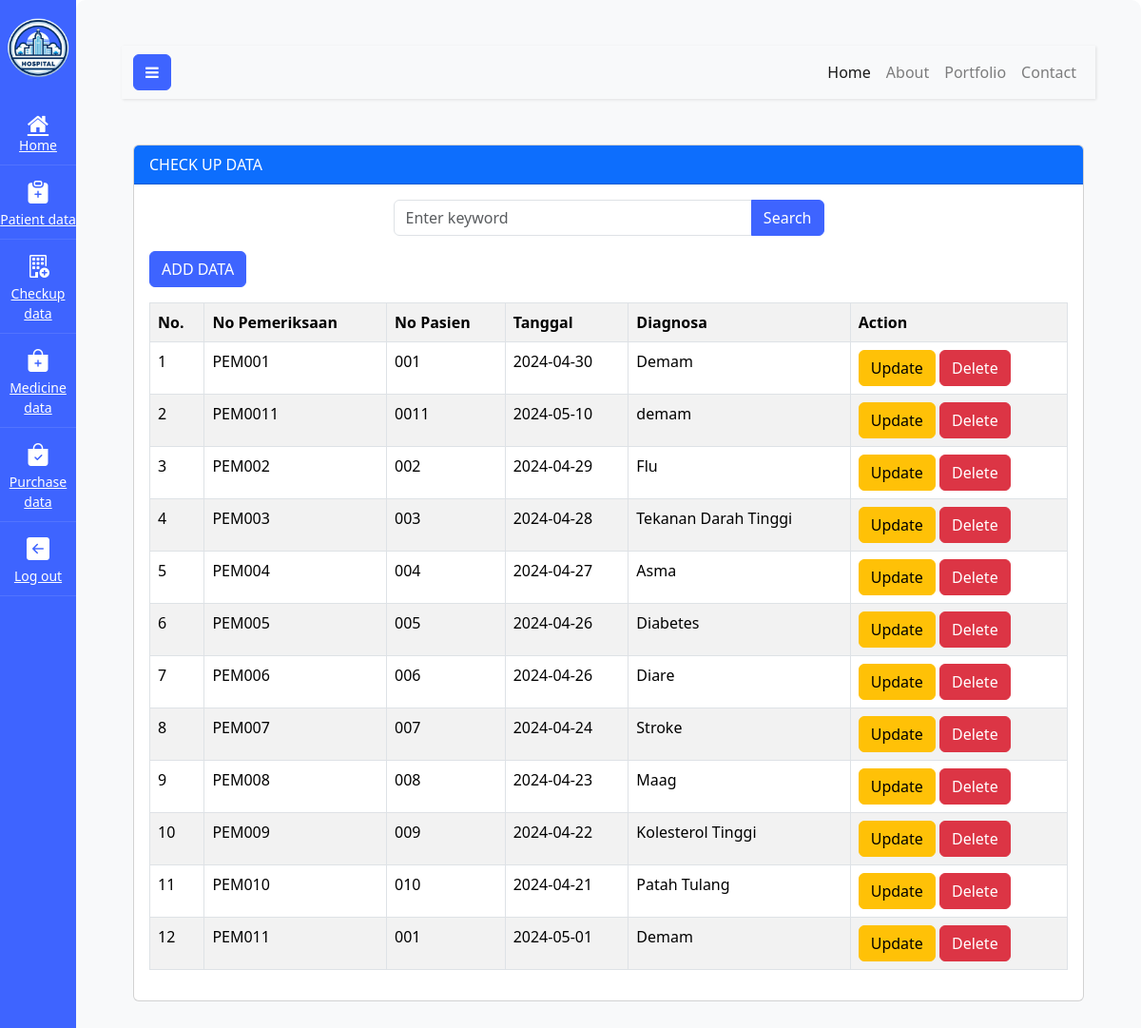
The page /auth/home.php?page=checkup (signed in) on the database its author committed.
### tables this page shows
CREATE TABLE `tbpemeriksaan` (
  `no_pemeriksaan` varchar(10) NOT NULL,
  `no_pasien` varchar(10) NOT NULL,
  `tanggal` date NOT NULL,
  `diagnosa` varchar(50) NOT NULL
);

### hospital_pemeriksaan.php (the view, shortened to what this page needs)
<?php
include "config.php";
?>
<!doctype html>
<html lang="en">
  <head>
    <link href="https://cdn.jsdelivr.net/npm/bootstrap@5.3.3/dist/css/bootstrap.min.css" rel="stylesheet">
  </head>
  <body>
    <div class="container">
      <div class="mt-3">
        <div class="card mt-5">
          <div class="card-header bg-primary text-white">
            CHECK UP DATA
          </div>
          <div class="card-body">
            <div class="col-md-6 mx-auto">
              <form method="POST">
                <div class="input-group mb-3">
                  <input type="text" name="tsearch" class="form-control" placeholder="Enter keyword">
                  <button class="btn btn-primary" name="bsearch" type="submit">Search</button>
                </div>
              </form>
            </div>
            <button type="button" class="btn btn-primary mb-3" data-bs-toggle="modal"
                    data-bs-target="#ModalAdd">
              ADD DATA
            </button>
            <table class="table table-bordered table-striped table-hover">
              <tr>
                <th>No.</th>
                <th>No Pemeriksaan</th>
                <th>No Pasien</th>
                <th>Tanggal</th>
                <th>Diagnosa</th>
                <th>Action</th>
              </tr>
              <?php
              $no = 1;
              if (isset($_POST['bsearch'])) {
                $keyword = $_POST['tsearch'];
                $sql2 = "SELECT * FROM tbpemeriksaan WHERE no_pemeriksaan LIKE '%$keyword%' OR no_pasien LIKE '%$keyword%' OR tanggal LIKE '%$keyword%' OR diagnosa LIKE '%$keyword%'";
              } else {
                $sql2 = "SELECT * FROM tbpemeriksaan";
              }
              $sql1 = mysqli_query($connection, $sql2);
              while ($data = mysqli_fetch_array($sql1)) :
              ?>
              <tr>
                <td><?= $no++ ?></td>
                <td><?= $data['no_pemeriksaan'] ?></td>
                <td><?= $data['no_pasien'] ?></td>
                <td><?= $data['tanggal'] ?> </td>
                <td><?= $data['diagnosa'] ?></td>
                <td>
                  <a href="#" class="btn btn-warning" data-bs-toggle="modal"
                     data-bs-target="#modalupdate<?= $no ?>"> Update</a>
                  <a href="#" class="btn btn-danger" data-bs-toggle="modal"
                     data-bs-target="#modaldelete<?= $no ?>"> Delete</a>
                </td>
              </tr>
              <?php endwhile; ?>
            </table>
          </div>
        </div>
      </div>
    </div>
  </body>
</html>

### rows shown on the page
tbpemeriksaan: no_pemeriksaan "PEM001", no_pasien "001", tanggal "2024-04-30", diagnosa "Demam"
tbpemeriksaan: no_pemeriksaan "PEM0011", no_pasien "0011", tanggal "2024-05-10", diagnosa "demam"
tbpemeriksaan: no_pemeriksaan "PEM002", no_pasien "002", tanggal "2024-04-29", diagnosa "Flu"
tbpemeriksaan: no_pemeriksaan "PEM003", no_pasien "003", tanggal "2024-04-28", diagnosa "Tekanan Darah Tinggi"
tbpemeriksaan: no_pemeriksaan "PEM004", no_pasien "004", tanggal "2024-04-27", diagnosa "Asma"
tbpemeriksaan: no_pemeriksaan "PEM005", no_pasien "005", tanggal "2024-04-26", diagnosa "Diabetes"
tbpemeriksaan: no_pemeriksaan "PEM006", no_pasien "006", tanggal "2024-04-26", diagnosa "Diare"
tbpemeriksaan: no_pemeriksaan "PEM007", no_pasien "007", tanggal "2024-04-24", diagnosa "Stroke"
tbpemeriksaan: no_pemeriksaan "PEM008", no_pasien "008", tanggal "2024-04-23", diagnosa "Maag"
tbpemeriksaan: no_pemeriksaan "PEM009", no_pasien "009", tanggal "2024-04-22", diagnosa "Kolesterol Tinggi"
tbpemeriksaan: no_pemeriksaan "PEM010", no_pasien "010", tanggal "2024-04-21", diagnosa "Patah Tulang"
tbpemeriksaan: no_pemeriksaan "PEM011", no_pasien "001", tanggal "2024-05-01", diagnosa "Demam"
